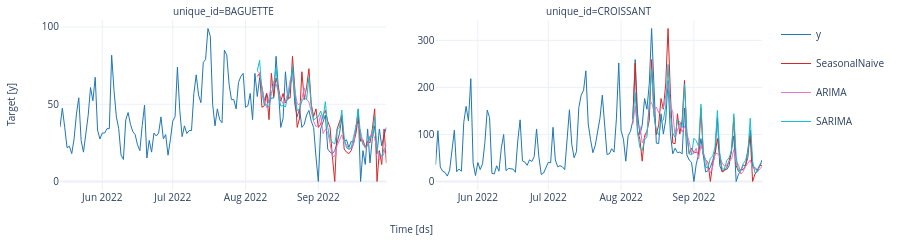

The cell this chart's notebook holds for it:
### Code cell
plot_series(
    df=small_df, 
    forecasts_df=cv_df.drop(["y", "cutoff"], axis=1), 
    ids=["BAGUETTE", "CROISSANT"],
    max_insample_length=140, 
    palette="tab10",
    engine="plotly"
    )

### Figure 1 — Plotly figure (JSON) as saved in the notebook; plotly's stock layout.template omitted (floating-point values rounded to 4 significant figures; data arrays with more than 128 entries replaced by an {"elided": "..."} marker saying what was removed)
{"data": [{"legendgroup": "y", "line": {"color": "#1f77b4", "width": 1}, "mode": "lines", "name": "y", "showlegend": true, "type": "scatter", "x": {"elided": "196 str values"}, "xaxis": "x", "y": {"elided": "196 float values"}, "yaxis": "y"}, {"legendgroup": "SeasonalNaive", "line": {"color": "#d62728", "width": 1}, "mode": "lines", "name": "SeasonalNaive", "showlegend": true, "type": "scatter", "x": {"elided": "196 str values"}, "xaxis": "x", "y": {"elided": "196 float values"}, "yaxis": "y"}, {"legendgroup": "ARIMA", "line": {"color": "#e377c2", "width": 1}, "mode": "lines", "name": "ARIMA", "showlegend": true, "type": "scatter", "x": {"elided": "196 str values"}, "xaxis": "x", "y": {"elided": "196 float values"}, "yaxis": "y"}, {"legendgroup": "SARIMA", "line": {"color": "#17becf", "width": 1}, "mode": "lines", "name": "SARIMA", "showlegend": true, "type": "scatter", "x": {"elided": "196 str values"}, "xaxis": "x", "y": {"elided": "196 float values"}, "yaxis": "y"}, {"legendgroup": "y", "line": {"color": "#1f77b4", "width": 1}, "mode": "lines", "name": "y", "showlegend": false, "type": "scatter", "x": {"elided": "196 str values"}, "xaxis": "x2", "y": {"elided": "196 float values"}, "yaxis": "y2"}, {"legendgroup": "SeasonalNaive", "line": {"color": "#d62728", "width": 1}, "mode": "lines", "name": "SeasonalNaive", "showlegend": false, "type": "scatter", "x": {"elided": "196 str values"}, "xaxis": "x2", "y": {"elided": "196 float values"}, "yaxis": "y2"}, {"legendgroup": "ARIMA", "line": {"color": "#e377c2", "width": 1}, "mode": "lines", "name": "ARIMA", "showlegend": false, "type": "scatter", "x": {"elided": "196 str values"}, "xaxis": "x2", "y": {"elided": "196 float values"}, "yaxis": "y2"}, {"legendgroup": "SARIMA", "line": {"color": "#17becf", "width": 1}, "mode": "lines", "name": "SARIMA", "showlegend": false, "type": "scatter", "x": {"elided": "196 str values"}, "xaxis": "x2", "y": {"elided": "196 float values"}, "yaxis": "y2"}], "layout": {"annotations": [{"font": {"size": 10}, "showarrow": false, "text": "unique_id=BAGUETTE", "x": 0.2325, "xanchor": "center", "xref": "paper", "y": 1, "yanchor": "bottom", "yref": "paper"}, {"font": {"size": 10}, "showarrow": false, "text": "unique_id=CROISSANT", "x": 0.7675, "xanchor": "center", "xref": "paper", "y": 1, "yanchor": "bottom", "yref": "paper"}, {"font": {"size": 10}, "showarrow": false, "text": "Time [ds]", "x": 0.5, "xanchor": "center", "xref": "paper", "y": 0, "yanchor": "top", "yref": "paper", "yshift": -30}, {"font": {"size": 10}, "showarrow": false, "text": "Target [y]", "textangle": -90, "x": 0, "xanchor": "right", "xref": "paper", "xshift": -40, "y": 0.5, "yanchor": "middle", "yref": "paper"}], "autosize": true, "font": {"size": 10}, "height": 200, "margin": {"b": 50, "l": 60, "r": 10, "t": 20}, "xaxis": {"anchor": "y", "domain": [0, 0.465], "showticklabels": true, "visible": true}, "xaxis2": {"anchor": "y2", "domain": [0.535, 1.0], "showticklabels": true, "visible": true}, "yaxis": {"anchor": "x", "domain": [0, 1]}, "yaxis2": {"anchor": "x2", "domain": [0, 1]}}}
